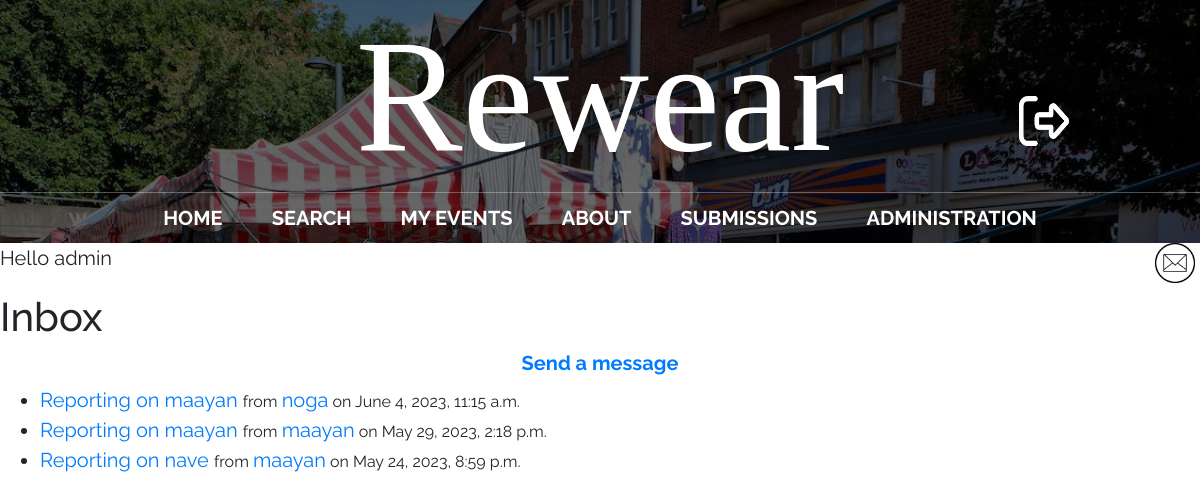
The page /inbox/ (signed in) on the database its author committed.
### main/models.py (models this page shows)
class Message(models.Model):
    sender = models.ForeignKey(User, on_delete=models.CASCADE, related_name='sent_messages')
    recipient = models.ForeignKey(User, on_delete=models.CASCADE, related_name='received_messages')
    subject = models.CharField(max_length=255)
    body = models.TextField()
    from django.utils import timezone
    created_at = models.DateTimeField(default=timezone.now)
    is_read = models.BooleanField(default=False)

### main/views.py (the view)
# urls.py: path("inbox/", views.inbox, name="inbox"),
@login_required
def inbox(request):
    messages = Message.objects.filter(recipient=request.user)
    new_mail = new_messages(request.user.username)
    return render(request, 'main/inbox.html', {'messages': messages, 'new_mail': new_mail})

### main/views.py (called while the page is built)
def new_messages(username):
    try:
        messages = Message.objects.filter(recipient=User.objects.filter(username=username)[0])
        for m in messages:
            if not m.is_read:
                return True
        return False
    except:
        return False

### main/templates/main/inbox.html
{% extends 'main/base.html' %}
{% block content %}
  <h2>Inbox</h2>
  <center>
    <a href="/send_message/"><h5><b>Send a message</b></h5></a>
  </center>
  {% if messages %}
    <ul>
      {% for message in messages reversed %}
        <li{% if not message.is_read %} style="font-weight: bold;"{% endif %}>
          <a href="/message_detail/{{message.id}}">
            {% if not message.is_read %}
              <big><b>{{ message.subject }}</b></big>
            {% else %}
              {{ message.subject }}
            {% endif %}
          </a>
          {% if not message.is_read %}
            from <a href="/profile/{{ message.sender.username }}">{{ message.sender.username }}</a> on {{ message.created_at }}
          {% else %}
            <small>from <a href="/profile/{{ message.sender.username }}">{{ message.sender.username }}</a> on {{ message.created_at }}</small>
          {% endif %}
        </li>
      {% endfor %}
    </ul>
  {% else %}
    <p>No messages.</p>
  {% endif %}
{% endblock %}

### main/templates/main/base.html (shortened to what this page needs)
{% load static %}
<!doctype html>
<html>
	<head>
		<link rel="stylesheet" href="https://stackpath.bootstrapcdn.com/bootstrap/4.3.1/css/bootstrap.min.css">
		<link rel="stylesheet" href="{% static 'css/styles.css' %}">
	</head>
	<body>
	<div id = "content", name = "content">
		<div class="row justify-content-center">
			<div class="col-12">
					<header class="main-header">
						<h1 class="header-name header-name-large" style="text-align: center; position: relative;">Rewear
							{% if user.is_authenticated %}
							<span class="header-photo-wrapper">
								<a href="/logout"><img src="{% static 'media/logout.png' %}" alt="logout" class="header-photo" width="50" height="50"></a>
							</span>
							{% endif %}
						</h1>
						<nav class="nav main-nav">
							<ul>
								<li><a href="/">Home</a></li>
								{% if user.is_authenticated %}
									<li><a href="/search_page/">Search</a></li>
									<li><a href="/my_events/{{request.user.id}}">My Events</a></li>
								{% endif %}
								<li><a href="/about/">About</a></li>
								{% if user.is_authenticated and user.is_superuser %}
									<li><a href="/submissions/">Submissions
									</a></li>
									<li><a href="/admin/">Administration</a></li>
								{% elif user.is_authenticated and user.is_active%}
								<li><a href="/profile/">My Profile</a></li>
								{% endif %}
							</ul>
						</nav>
					</header>
			{% if user.is_authenticated %}
			<p style="text-align:left;">
				<td><left>Hello {{request.user.username}}</left></td>
				<span style="float:right;">
					{% if new_mail %}
						<a href="/inbox" style="text-decoration:none">
							<img src='{% static "media/new_mail.png" %}' alt="inbox" height=40px width=40px>&nbsp;
						</a>
					{% else %}
						<a href="/inbox" style="text-decoration:none">
							<img src='{% static "media/mail_icon.png" %}' alt="inbox" height=40px width=40px>&nbsp;
						</a>
					{% endif %}
				</span>
			</p>
			{% endif %}
				{% block content %}
				{% endblock %}
			</div>
		</div>
	</div>
	</body>
</html>

### static/css/styles.css (style rules this page uses)
* { box-sizing: border-box; font-family: Raleway; }
html, body { margin: 0; padding: 0; }
.nav ul { margin: 0; padding: 0; }
.nav li { display: inline; }
.nav a { display: inline-block; padding: .5em; color: white; text-decoration: none; }
.main-nav { text-align: center; font-size: 1.1em; font-weight: lighter; display: inline; }
.main-nav li { padding: 0 1%; }
.main-header { background-color: rgba(0, 0, 0, .6); background-image: url("../media/Header Background.jpeg"); background-blend-mode: multiply; background-size: cover; }
.header-name { text-align: center; margin: 0; font-size: 4em; font-family: "Arvo"; font-weight: normal; color: white; border-bottom: 1px solid rgba(255, 255, 255, .3) }
.header-name-large { font-size: 8em; }

### main/templates/main/base.html (style rules this page uses)
* { font-size: 20px; }
nav li a { text-transform: uppercase; font-weight: bold; }
.header-photo-wrapper { position: absolute; top: 50%; transform: translateX(+350%); transition: transform 0.2s ease; }

### rows shown on the page
Message: subject "Reporting on maayan", sender.username "noga", created_at "June 4, 2023, 11:15 a.m."
Message: subject "Reporting on maayan", sender.username "maayan", created_at "May 29, 2023, 2:18 p.m."
Message: subject "Reporting on nave", sender.username "maayan", created_at "May 24, 2023, 8:59 p.m."

### other values the page prints
{{ request.user.username }} "admin"
